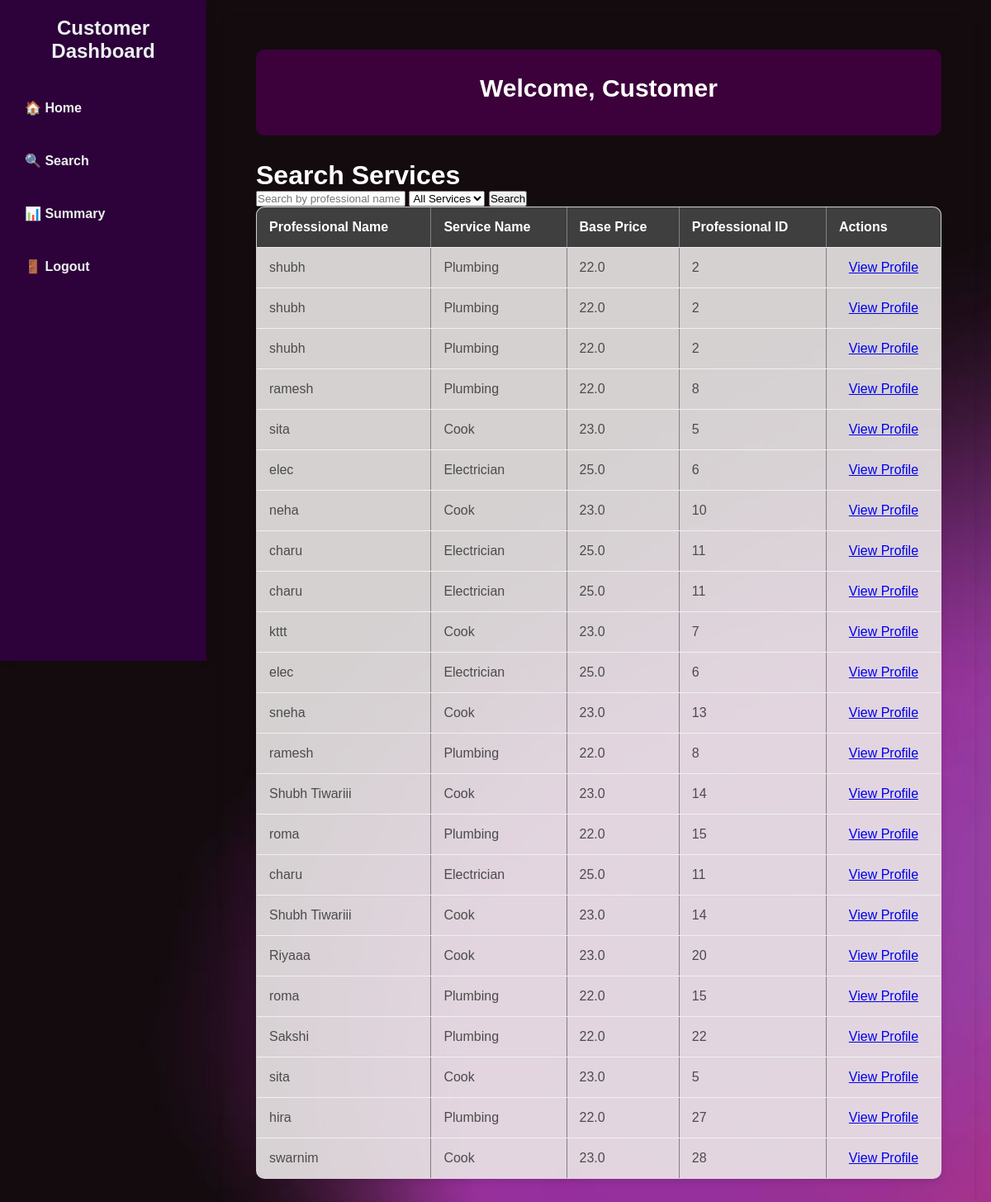
The app's page /customer_search with its own data.
### backend/models.py (models this page shows, shortened)
class ProfessionalInformation(db.Model):
    __tablename__ = "professional_information"
    user_id = db.Column(db.Integer, db.ForeignKey('User.user_id'), primary_key=True)
    email = db.Column(db.String(50), unique=True, nullable=False)
    service_name = db.Column(db.String(50), nullable=False)
    experience = db.Column(db.Integer, nullable=False)
    user = db.relationship('User', back_populates='professional_information')

class User(db.Model):
    __tablename__="User"
    user_id = db.Column(db.Integer, primary_key=True)
    uname=db.Column(db.String(20), nullable = False)
    pwd = db.Column(db.String(20), nullable = False)
    role = db.Column(db.Integer, nullable=False)
    status = db.Column(db.String(10), default='pending', nullable=False)
    customer_information = db.relationship('CustomerInformation', back_populates='user', uselist=False)
    professional_information = db.relationship('ProfessionalInformation', back_populates='user', uselist=False, cascade='all, delete-orphan' )

class Service(db.Model):
    __tablename__ = "services"
    service_id = db.Column(db.Integer, primary_key=True)
    service_name = db.Column(db.String(255), nullable=False)
    description = db.Column(db.Text, nullable=True)
    base_price = db.Column(db.Float, nullable=False)

### app.py (the view)
@app.route('/customer_search', methods=['GET'])
def customer_search():
    query = request.args.get('query', '').strip()
    service_filter = request.args.get('service_filter', '').strip()
    search_results = []
    allowed_services = ['Electrician', 'Plumbing', 'Cook']
    professionals_query = db.session.query(
        User.uname,
        ProfessionalInformation.service_name,
        User.user_id,
        Service.base_price
    ).join(ProfessionalInformation, User.user_id == ProfessionalInformation.user_id
    ).join(ServiceRequest, User.user_id == ServiceRequest.professional_id
    ).join(Service, ServiceRequest.service_id == Service.service_id)
    if query:
        professionals_query = professionals_query.filter(
            (User.uname.ilike(f'%{query}%')) |
            (ProfessionalInformation.service_name.ilike(f'%{query}%'))
        )
    if service_filter and service_filter in allowed_services:
        professionals_query = professionals_query.filter(
            ProfessionalInformation.service_name == service_filter
        )
    professionals = professionals_query.all()
    for professional in professionals:
        search_results.append({
            'professional_name': professional.uname,
            'service_name': professional.service_name,
            'base_price': professional.base_price,
            'professional_id': professional.user_id
        })
    return render_template('customer(search).html', search_results=search_results)

### templates/customer(search).html (shortened to what this page needs)
<!DOCTYPE html>
<html lang="en">
<head>
    <link rel="stylesheet" href="/static/adminhome.css">
</head>
<body>
    <div class="dashboard-container">
        <div class="sidebar">
            <h2>Customer Dashboard</h2>
            <ul>
                <li><a href="{{ url_for('customer_dashboard') }}">🏠 Home</a></li>
                <li><a href="{{ url_for('customer_search') }}">🔍 Search</a></li>
                <li><a href="{{ url_for('customer_summary') }}">📊 Summary</a></li>
                <li><a href="{{ url_for('logout') }}">🚪 Logout</a></li>
            </ul>
        </div>
        <div class="main-content">
            <div class="welcome-banner">
                <h1>Welcome, Customer</h1>
            </div>
            <h1 style="color: white;">Search Services </h1>
            <form method="get" action="{{ url_for('customer_search') }}">
                <input type="text" name="query" placeholder="Search by professional name or service name">
                <select name="service_filter">
                    <option value="">All Services</option>
                </select>
                <button type="submit">Search</button>
            </form>
            {% if search_results %}
            <table border="1">
                <thead>
                    <tr>
                        <th>Professional Name</th>
                        <th>Service Name</th>
                        <th>Base Price</th>
                        <th>Professional ID</th>
                        <th>Actions</th>
                    </tr>
                </thead>
                <tbody>
                    {% for result in search_results %}
                    <tr>
                        <td>{{ result.professional_name }}</td>
                        <td>{{ result.service_name }}</td>
                        <td>{{ result.base_price }}</td>
                        <td>{{ result.professional_id }}</td>
                        <td>
                            <a href="{{ url_for('professional_details', professional_id=result.professional_id) }}">View Profile</a>
                        </td>
                    </tr>
                    {% endfor %}
                </tbody>
            </table>
            {% else %}
            <p>No results found.</p>
            {% endif %}
        </div>
    </div>
</body>
</html>

### static/adminhome.css (style rules this page uses)
* { margin: 0; padding: 0; box-sizing: border-box; font-family: 'Poppins', sans-serif; }
body { background: url('/static/images/hehr.jpg') no-repeat center center/cover; color: #4b4b4b; }
.dashboard-container { display: flex; }
.sidebar { width: 250px; background-color: rgba(48, 1, 63, 0.9); color: white; height: 100vh; padding: 20px; position: sticky; top: 0; box-shadow: 2px 0px 10px rgba(0, 0, 0, 0.1); }
.sidebar h2 { color: #ecf0f1; text-align: center; margin-bottom: 30px; }
.sidebar ul { list-style-type: none; }
.sidebar ul li { padding: 15px 10px; margin-bottom: 15px; transition: background-color 0.3s; border-radius: 8px; }
.sidebar ul li a { color: #ecf0f1; text-decoration: none; font-weight: 600; display: block; width: 100%; font-size: 16px; }
.main-content { flex-grow: 1; padding: 40px; background-color: transparent; box-shadow: 0px 4px 8px rgba(0, 0, 0, 0.1); border-radius: 10px; margin: 20px; }
.welcome-banner { background-color: rgba(65, 1, 65, 0.9); color: white; padding: 30px; border-radius: 10px; text-align: center; margin-bottom: 30px; }
.welcome-banner h1 { font-size: 30px; margin-bottom: 10px; }
table { width: 100%; border-collapse: collapse; margin-bottom: 20px; background-color: rgba(234, 231, 231, 0.9); border-radius: 10px; overflow: hidden; box-shadow: 0px 4px 8px rgba(0, 0, 0, 0.1); }
table th, table td { padding: 15px; border-bottom: 1px solid #f0f0f0; text-align: left; font-size: 16px; }
table th { background-color: #3f3f3f; color: white; font-weight: 600; }
table td:last-child { text-align: center; }

### records on screen
ProfessionalInformation: professional_name "shubh", service_name "Plumbing", base_price "22.0", professional_id "2"
ProfessionalInformation: professional_name "ramesh", service_name "Plumbing", base_price "22.0", professional_id "8"
ProfessionalInformation: professional_name "sita", service_name "Cook", base_price "23.0", professional_id "5"
ProfessionalInformation: professional_name "elec", service_name "Electrician", base_price "25.0", professional_id "6"
ProfessionalInformation: professional_name "neha", service_name "Cook", base_price "23.0", professional_id "10"
ProfessionalInformation: professional_name "charu", service_name "Electrician", base_price "25.0", professional_id "11"
ProfessionalInformation: professional_name "kttt", service_name "Cook", base_price "23.0", professional_id "7"
ProfessionalInformation: professional_name "sneha", service_name "Cook", base_price "23.0", professional_id "13"
ProfessionalInformation: professional_name "Shubh Tiwariii", service_name "Cook", base_price "23.0", professional_id "14"
ProfessionalInformation: professional_name "roma", service_name "Plumbing", base_price "22.0", professional_id "15"
ProfessionalInformation: professional_name "Riyaaa", service_name "Cook", base_price "23.0", professional_id "20"
ProfessionalInformation: professional_name "Sakshi", service_name "Plumbing", base_price "22.0", professional_id "22"
ProfessionalInformation: professional_name "hira", service_name "Plumbing", base_price "22.0", professional_id "27"
ProfessionalInformation: professional_name "swarnim", service_name "Cook", base_price "23.0", professional_id "28"
